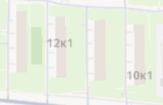
#> input picture photo/img_1.png, 163 x 105 px, found by its file name
$ python house_counter.py
#> lines starting #> are read from the running program, lines starting #| are printed output that depends on the picture; after the words box and inside, x2 and y2 are one past the last pixel; in counts of white or black regions, pixels touching at a corner belong together
import cv2
import numpy as np

img = cv2.imread("photo/img_1.png")
#> img is the input picture: shape (105, 163, 3); mean B, G, R 225.7, 238.4, 233.2
hsv = cv2.cvtColor(img,cv2.COLOR_BGR2HSV)
#> hsv: shape (105, 163, 3); mean H, S, V 42.2, 15.9, 240.1
h, s, v = cv2.split(img)
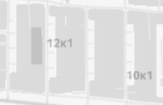
#> h: shape (105, 163); min 162, max 247, mean 225.7
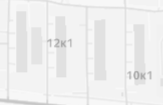
#> s: shape (105, 163); min 168, max 249, mean 238.4

b,g,r = cv2.split(img)
gray_img = cv2.cvtColor(img,cv2.COLOR_BGR2GRAY)
_,threshold = cv2.threshold(g,230,255,cv2.THRESH_BINARY_INV)
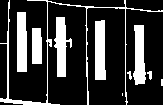
#> threshold: shape (105, 163); 21.8% white; 10 white regions (2 under 20 px)
contures,hierarchy = cv2.findContours(threshold,cv2.RETR_EXTERNAL,cv2.CHAIN_APPROX_SIMPLE)
#> contures = 10 contours, 4 with area under 20; largest, box (x1, y1, x2, y2) and area: (95, 20, 106, 80) 535, (54, 17, 72, 77) 524, (17, 12, 27, 72) 512, (133, 25, 146, 85) 512, (0, 0, 163, 105) 333, (32, 28, 42, 64) 306

# mask  = np.zeros_like(gray_img)
# cv2.drawContours(mask,contures,-1,255,1)
# result = cv2.bitwise_and(img,img,mask=mask)
min_area = 100
house_count = 0
min_width = 40


for cnt in contures:
    epsilon = 0.002 * cv2.arcLength(cnt, True)
    approx = cv2.approxPolyDP(cnt, epsilon, True)
    cv2.drawContours(img, [approx], -1, 255, 1)

    mask_obj = np.zeros_like(threshold,dtype="uint8")
    cv2.drawContours(mask_obj,[cnt],-1,255,-1)
    masked_img = cv2.bitwise_and(threshold,threshold, mask =mask_obj)
    original_roi = cv2.bitwise_and(img, img, mask=mask_obj)
    white_pixels = cv2.countNonZero(masked_img)
    mean_color = cv2.mean(original_roi)[0]
    x, y, w, h = cv2.boundingRect(cnt)
    aspect_ratio = float(w) / h if h != 0 else 0

    if (cv2.contourArea(cnt) > min_area) and (mean_color < 100) and (0.05 < aspect_ratio < 2.5) :
        rect = cv2.minAreaRect(cnt)
        house_count += 1
        position = tuple(map(int, rect[0]))

        cv2.putText(img, str(house_count), position, cv2.FONT_HERSHEY_PLAIN, 2, (0, 0, 255), 2)
#> this loop made 10 passes
#> (epsilon, white_pixels, mean_color, x, y, w, h, aspect_ratio) on passes 5 to 9: (0.175, 351, 4.3, 32, 28, 10, 36, 0.278), (0.279, 580, 7.59, 133, 25, 13, 60, 0.217), (0.274, 604, 8.04, 95, 20, 11, 60, 0.183), (0.327, 603, 7.93, 54, 17, 18, 60, 0.3), (0.271, 581, 7.74, 17, 12, 10, 60, 0.167)
#> (epsilon, white_pixels, mean_color, x, y, w, h, aspect_ratio) on pass 10: (2.48, 937, 13.35, 0, 0, 163, 105, 1.55)
#> pass 1, `masked_img = cv2.bitwise_and(threshold,threshold, mask =mask_obj)`:
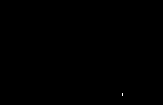
#> masked_img: shape (105, 163); 0.02% white in thin lines or dots, all inside (x1, y1, x2, y2) = (122, 93, 123, 96)
#> after the loop:
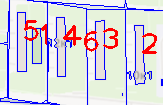
#> img: shape (105, 163, 3); 13.06% of pixels changed, all inside (x1, y1, x2, y2) = (0, 0, 163, 105)
#> after the loop:
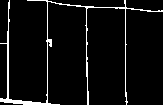
#> mask_obj: shape (105, 163); 5.5% white in thin lines or dots
#> after the loop:
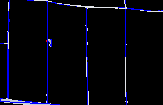
#> original_roi: shape (105, 163, 3); mean B, G, R 13.4, 4.7, 4.7
#> after the loop, house_count = 6

# img_with_contours = img.copy()
# cv2.drawContours(img_with_contours, contures, -1, (0, 0, 255), 1)

cv2.imshow("gray",img)
cv2.imshow("threshold",threshold)

cv2.waitKey(0)

$ run again, with photo/img_2.png copied over photo/img_1.png
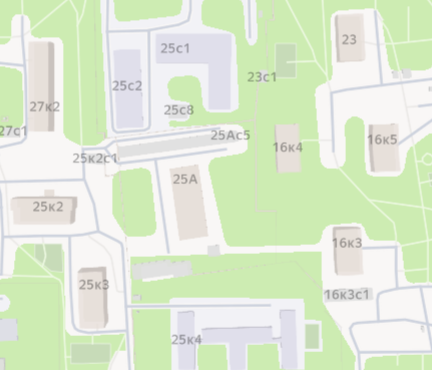
#> input picture photo/img_2.png, 432 x 370 px, found by its file name
#> img is the input picture: shape (370, 432, 3); mean B, G, R 209.6, 234.7, 221.9
#> hsv: shape (370, 432, 3); mean H, S, V 47.7, 31.5, 237.1
#> `_,threshold = cv2.threshold(g,230,255,cv2.THRESH_BINARY_INV)`:
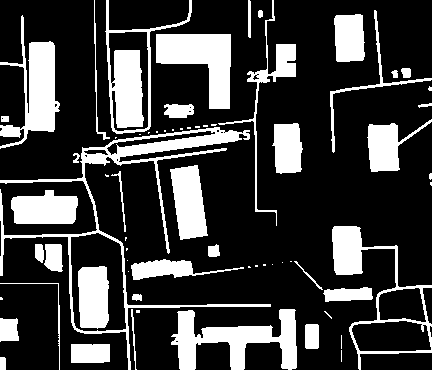
#> threshold: shape (370, 432); 23.8% white; 67 white regions (30 under 20 px)
#> contures = 66 contours, 30 with area under 20; largest, box (x1, y1, x2, y2) and area: (0, 127, 271, 370) 9216, (332, 226, 432, 370) 5550, (105, 0, 192, 134) 4376, (171, 309, 297, 370) 3373, (156, 34, 231, 109) 3050
#> the loop `for cnt in contures:` made 66 passes
#> (epsilon, white_pixels, mean_color, x, y, w, h, aspect_ratio) on passes 5, 6, 9, 26, 27, 30, 31, 36: (0.143, 346, 0.43, 305, 324, 14, 25, 0.56), (0.164, 399, 0.585, 0, 318, 19, 24, 0.792), (1.12, 3638, 5.34, 171, 309, 126, 61, 2.07), (0.085, 127, 0.186, 208, 244, 12, 13, 0.923), (0.17, 440, 0.542, 44, 244, 19, 28, 0.679), (1.26, 2560, 8.65, 332, 226, 100, 144, 0.694), (0.377, 1834, 2.47, 11, 190, 67, 34, 1.97), (0.411, 2011, 2.75, 170, 165, 38, 75, 0.507)
#> after the loop `for cnt in contures:`:
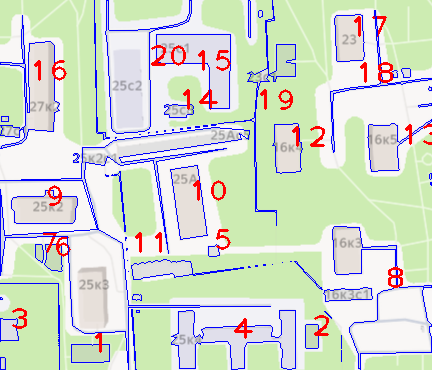
#> img: shape (370, 432, 3); 7.16% of pixels changed, all inside (x1, y1, x2, y2) = (0, 0, 432, 370)
#> after the loop `for cnt in contures:`: house_count = 20
